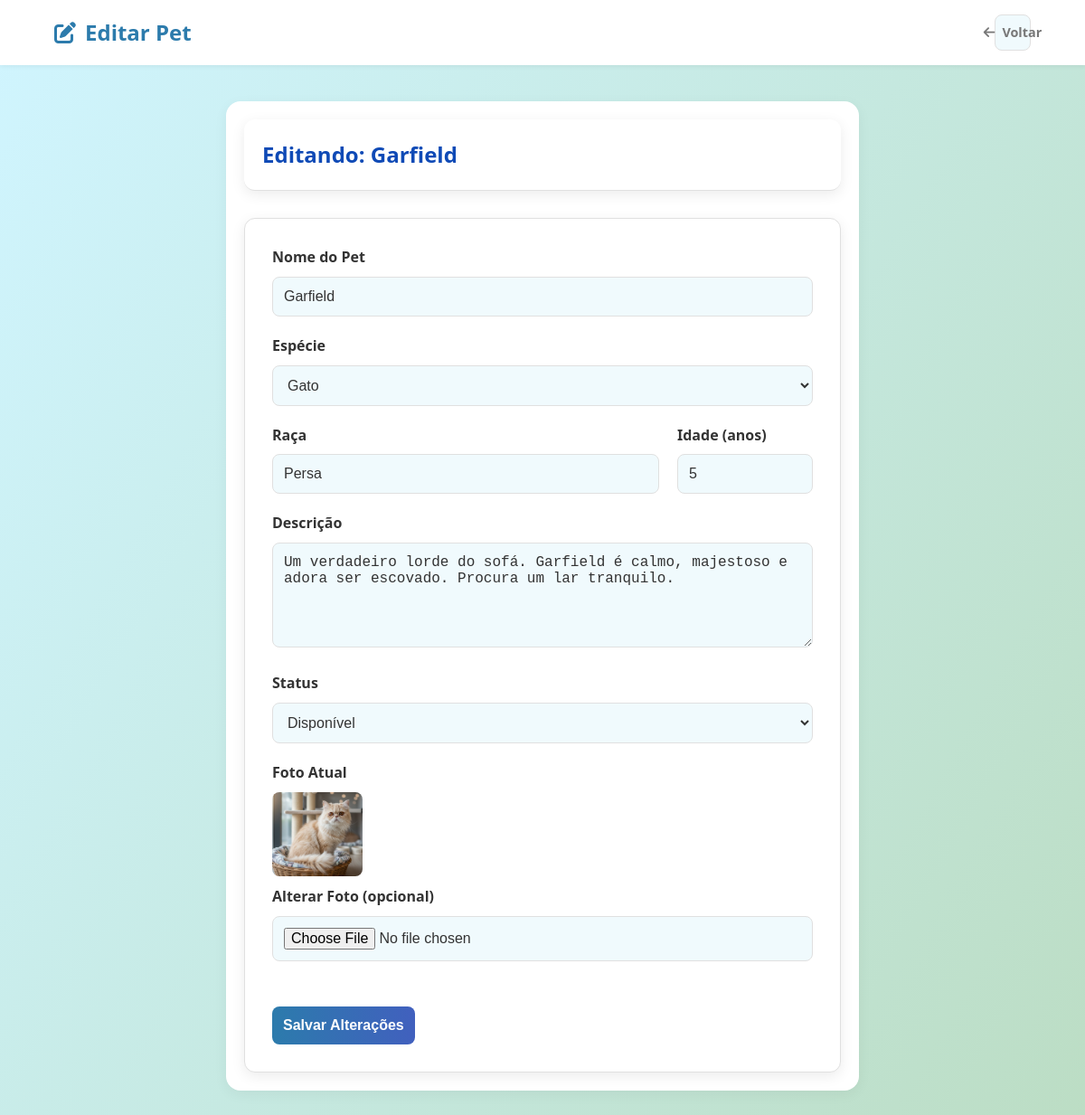
The app's page /admin/animais/editar.php?id=11 (signed in) with its own data.
### tables this page shows
CREATE TABLE `animais` (
  `id` int(11) NOT NULL,
  `nome` varchar(100) NOT NULL,
  `especie` varchar(50) NOT NULL,
  `raca` varchar(100) DEFAULT NULL,
  `idade_anos` int(11) DEFAULT 0,
  `idade_meses` int(11) DEFAULT 0,
  `genero` varchar(20) DEFAULT NULL,
  `porte` varchar(30) DEFAULT NULL,
  `localizacao` varchar(255) DEFAULT NULL,
  `descricao` text DEFAULT NULL,
  `taxa_adocao` decimal(10,2) DEFAULT 0.00,
  `foto` varchar(255) DEFAULT NULL,
  `destaque` tinyint(1) DEFAULT 0,
  `data_cadastro` timestamp NOT NULL DEFAULT current_timestamp(),
  `status` enum('disponivel','adotado','indisponivel') DEFAULT 'disponivel'
);

### admin/animais/editar.php (the view, shortened to what this page needs)
<?php
    require_once '../../conexao.php';
    $animal_id = $_GET['id'] ?? 0;
    $sql_busca = "SELECT * FROM animais WHERE id = $animal_id";
    $resultado = mysqli_query($mysqli, $sql_busca);
    $animal = mysqli_fetch_assoc($resultado);
?>
<!DOCTYPE html>
<html lang="pt-br">
<head>
    <link rel="stylesheet" href="https://cdnjs.cloudflare.com/ajax/libs/font-awesome/6.4.0/css/all.min.css">
    <link rel="stylesheet" href="../../public/css/style.css">
</head>
<body>
    <nav class="navbar admin-navbar">
        <div class="logo"><i class="fa-solid fa-pen-to-square"></i> Editar Pet</div>
        <div class="nav-actions">
            <a href="listar.php" class="btn-admin back"><i class="fa-solid fa-arrow-left"></i> Voltar</a>
        </div>
    </nav>
    <div class="admin-container" style="max-width: 700px;">
        <div class="admin-header">
            <h2>Editando: <?php echo htmlspecialchars($animal['nome']); ?></h2>
        </div>
        <form method="POST" enctype="multipart/form-data" action="editar.php?id=<?php echo $animal_id; ?>" class="form-card">
            <div class="form-group">
                <label>Nome do Pet</label>
                <input type="text" name="nome" class="form-control" required value="<?php echo htmlspecialchars($animal['nome']); ?>">
            </div>
            <div class="form-group">
                <label>Espécie</label>
                <select name="especie" class="form-control">
                    <option value="Gato" <?php echo ($animal['especie'] == 'Gato') ? 'selected' : ''; ?>>Gato</option>
                </select>
            </div>
            <div style="display: flex; gap: 20px;">
                <div class="form-group" style="flex: 1;">
                    <label>Raça</label>
                    <input type="text" name="raca" class="form-control" value="<?php echo htmlspecialchars($animal['raca'] ?? ''); ?>">
                </div>
                <div class="form-group" style="width: 150px;">
                    <label>Idade (anos)</label>
                    <input type="number" name="idade_anos" class="form-control" min="0" value="<?php echo htmlspecialchars($animal['idade_anos'] ?? '0'); ?>">
                </div>
            </div>
            <div class="form-group">
                <label>Descrição</label>
                <textarea name="descricao" class="form-control" rows="5"><?php echo htmlspecialchars($animal['descricao'] ?? ''); ?></textarea>
            </div>
            <div class="form-group">
                <label>Status</label>
                <select name="status" class="form-control">
                    <option value="disponivel" <?php echo ($animal['status'] == 'disponivel' ? 'selected' : ''); ?>>Disponível</option>
                </select>
            </div>
            <div class="form-group">
                <label>Foto Atual</label>
                <?php if (!empty($animal['foto'])): ?>
                    <img src="../../public/uploads/<?php echo basename($animal['foto']); ?>" alt="Foto" style="max-width: 100px; border-radius: 8px; margin-bottom: 10px;">
                <?php else: ?>
                    <p style="color: #888;">Nenhuma foto.</p>
                <?php endif; ?>
                <label>Alterar Foto (opcional)</label>
                <input type="file" name="foto_nova" class="form-control">
            </div>
            <div class="form-actions">
                <button type="submit" class="btn-login" style="width: auto;">Salvar Alterações</button>
            </div>
        </form>
    </div>
</body>
</html>

### public/css/style.css (style rules this page uses)
:root { --primary-color: #2c7bac; --primary-dark: #4160be; --secondary-color: #0f4ab6; --text-dark: #333; --text-light: #777; --bg-light: #F0FAFD; --bg-white: #FFFFFF; --border-color: #E0E0E0; --tag-dog-bg: #DBEAFE; --tag-dog-text: #1E40AF; --tag-cat-bg: #FCE7F3; --tag-cat-text: #9D174D; --font-family: 'Segoe UI', 'Roboto', sans-serif; --border-radius: 12px; --shadow: 0 4px 15px rgba(0, 0, 0, 0.08); }
* { box-sizing: border-box; margin: 0; padding: 0; }
body { font-family: var(--font-family); background: linear-gradient(120deg, #d0f5ff 0%, #b6dabee6 50%, #f4ffd4 100%); background-attachment: fixed; background-size: 200% 200%; animation: gradientBG 15s ease infinite; color: var(--text-dark); line-height: 1.6; min-height: 100vh; position: relative; overflow-x: hidden; }
.navbar { background-color: var(--bg-white); padding: 1rem 5%; display: flex; justify-content: space-between; align-items: center; box-shadow: 0 2px 10px rgba(0,0,0,0.1); position: sticky; top: 0; z-index: 99999; }
a { text-decoration: none; color: var(--primary-color); transition: color 0.2s ease; }
img { max-width: 100%; display: block; }
.navbar { background-color: var(--bg-white); padding: 1rem 5%; display: flex; justify-content: space-between; align-items: center; box-shadow: 0 2px 5px rgba(0,0,0,0.05); position: sticky; top: 0; }
.logo { font-size: 1.5rem; font-weight: 700; color: var(--primary-color); display: flex; align-items: center; gap: 10px; }
.btn-login { width: 100%; padding: 12px; background: linear-gradient(90deg, var(--primary-color), var(--primary-dark)); color: white; border: none; border-radius: 8px; font-size: 1rem; font-weight: bold; cursor: pointer; transition: 0.3s; margin-top: 20px; }
.admin-container { max-width: 1200px; margin: 40px auto; padding: 20px; background-color: var(--bg-white); border-radius: 16px; box-shadow: 0 4px 15px rgba(0,0,0,0.05); }
.admin-header { display: flex; justify-content: space-between; align-items: center; margin-bottom: 30px; padding-bottom: 20px; border-bottom: 1px solid var(--border-color); }
.admin-container { max-width: 1000px; margin: 40px auto; padding: 20px; }
.admin-header { display: flex; justify-content: space-between; align-items: center; margin-bottom: 30px; background-color: var(--bg-white); padding: 20px; border-radius: 12px; box-shadow: var(--shadow); }
.admin-header h2 { color: var(--secondary-color); margin: 0; }
.form-card { background-color: var(--bg-white); padding: 30px; border-radius: 12px; box-shadow: var(--shadow); border: 1px solid var(--border-color); }
.form-group { margin-bottom: 20px; }
.form-group label { display: block; margin-bottom: 8px; color: var(--text-dark); font-weight: 600; }
.form-control { width: 100%; padding: 12px; border: 1px solid var(--border-color); border-radius: 8px; background-color: var(--bg-light); font-size: 1rem; color: var(--text-dark); outline: none; }
.form-actions { margin-top: 30px; display: flex; gap: 15px; }
body { background-color: var(--bg-light) !important; }
.nav-actions { display: flex; align-items: center; gap: 15px; }
.nav-actions a, .nav-actions button { width: 40px; height: 40px; border-radius: 50%; background-color: var(--bg-light); border: 1px solid var(--border-color); display: flex; align-items: center; justify-content: center; color: var(--text-light); font-size: 1rem; cursor: pointer; text-decoration: none; transition: all 0.2s ease-in-out; }
.admin-navbar .nav-actions { display: flex; align-items: center; gap: 15px; }
.admin-navbar .btn-admin { display: inline-flex; align-items: center; gap: 8px; padding: 10px 18px; border-radius: 8px; font-weight: 600; text-decoration: none; border: none; cursor: pointer; transition: all 0.2s ease-in-out; font-size: 0.9rem; white-space: nowrap; }
.btn-admin.back { background-color: var(--bg-light); color: var(--text-light); border: 1px solid var(--border-color); }

### records on screen
animais: nome "Garfield", especie "Gato", raca "Persa", idade_anos "5", descricao "Um verdadeiro lorde do sofá. Garfield é calmo, majestoso e adora ser escovado. Procura um lar tranquilo.", status "Disponível", foto (picture)
